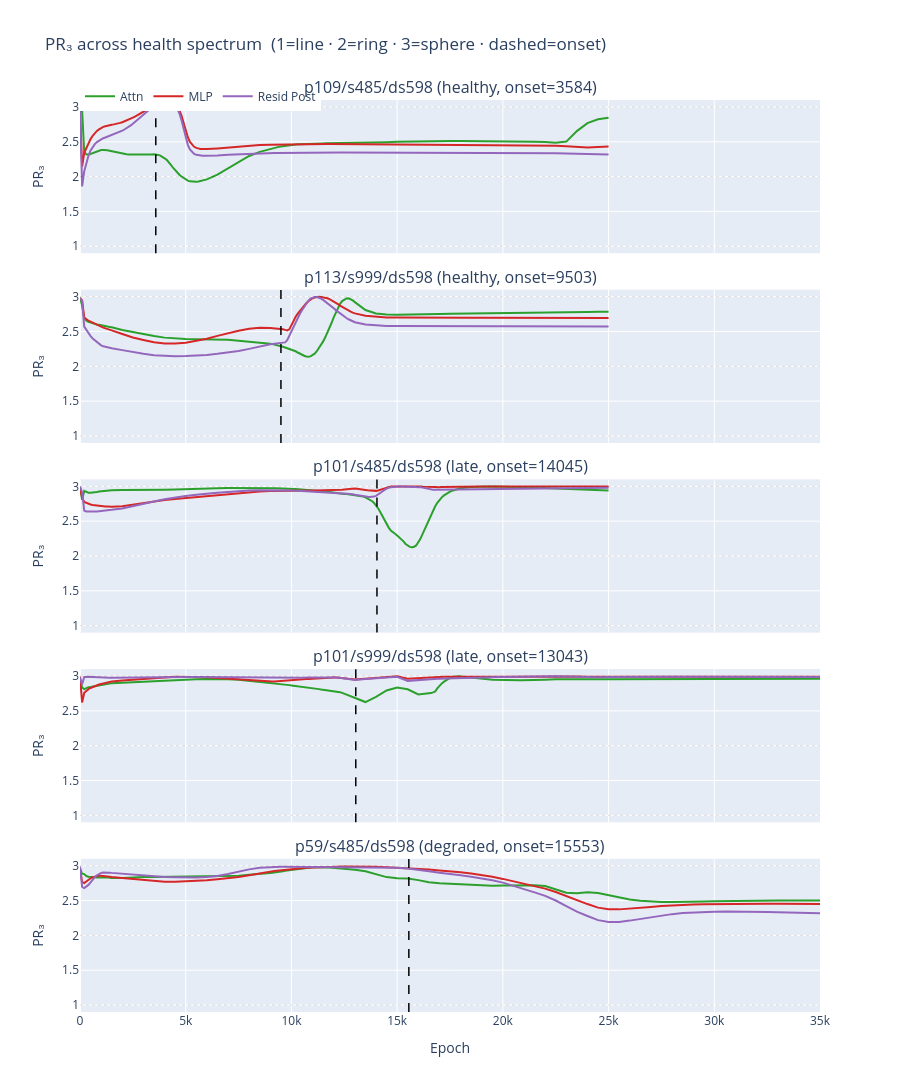

The notebook cell saved with this chart:
### Markdown cell above
## Cell 3: Cross-Variant PR₃ Timeseries

One row per variant, all sites overlaid. Shows whether PR₃ behavior is shared across
the health spectrum or specific to individual models.

Reference lines at 1, 2, 3 on each row.

### Code cell
n = len(VARIANTS)
fig = make_subplots(rows=n, cols=1, shared_xaxes=True, vertical_spacing=0.04,
                    subplot_titles=[
                        f"{v['label']} ({v['health']}, onset={v['onset']})"
                        for v in VARIANTS
                    ])

for row_idx, v in enumerate(VARIANTS, 1):
    epochs = repr_data[v['label']]['epochs'].tolist()
    m      = dim_metrics[v['label']]

    for site in SITES:
        color = SITE_COLORS[site]
        pr3   = m[site]['pr3'].tolist()
        fig.add_trace(go.Scatter(
            x=epochs, y=pr3,
            mode='lines', name=SITE_LABELS[site],
            legendgroup=site, showlegend=(row_idx == 1),
            line=dict(color=color, width=2),
            hovertemplate=f"{SITE_LABELS[site]}<br>Epoch %{{x}}<br>PR₃: %{{y:.3f}}<extra></extra>",
        ), row=row_idx, col=1)

    for y_val in [1.0, 2.0, 3.0]:
        fig.add_hline(y=y_val, row=row_idx, col=1,
                      line=dict(color='rgba(0,0,0,0.12)', dash='dot', width=1))

    if v['onset'] > 0:
        fig.add_vline(x=v['onset'], row=row_idx, col=1,
                      line=dict(color='black', dash='dash', width=1.5))

    fig.update_yaxes(title_text='PR₃', range=[0.9, 3.1], row=row_idx, col=1)

fig.update_xaxes(title_text='Epoch', row=n, col=1)
fig.update_layout(
    title='PR₃ across health spectrum  (1=line · 2=ring · 3=sphere · dashed=onset)',
    height=230 * n, legend=dict(orientation='h', y=1.02),
)
fig.show()

### Figure 1 — Plotly figure (JSON) as saved in the notebook; plotly's stock layout.template omitted (floating-point values rounded to 4 significant figures; data arrays with more than 128 entries replaced by an {"elided": "..."} marker saying what was removed)
{"data": [{"hovertemplate": "Attn<br>Epoch %{x}<br>PR₃: %{y:.3f}<extra></extra>", "legendgroup": "attn_out", "line": {"color": "#2ca02c", "width": 2}, "mode": "lines", "name": "Attn", "showlegend": true, "type": "scatter", "x": {"elided": "131 int values"}, "xaxis": "x", "y": {"elided": "131 float values"}, "yaxis": "y"}, {"hovertemplate": "MLP<br>Epoch %{x}<br>PR₃: %{y:.3f}<extra></extra>", "legendgroup": "mlp_out", "line": {"color": "#d62728", "width": 2}, "mode": "lines", "name": "MLP", "showlegend": true, "type": "scatter", "x": {"elided": "131 int values"}, "xaxis": "x", "y": {"elided": "131 float values"}, "yaxis": "y"}, {"hovertemplate": "Resid Post<br>Epoch %{x}<br>PR₃: %{y:.3f}<extra></extra>", "legendgroup": "resid_post", "line": {"color": "#9467bd", "width": 2}, "mode": "lines", "name": "Resid Post", "showlegend": true, "type": "scatter", "x": {"elided": "131 int values"}, "xaxis": "x", "y": {"elided": "131 float values"}, "yaxis": "y"}, {"hovertemplate": "Attn<br>Epoch %{x}<br>PR₃: %{y:.3f}<extra></extra>", "legendgroup": "attn_out", "line": {"color": "#2ca02c", "width": 2}, "mode": "lines", "name": "Attn", "showlegend": false, "type": "scatter", "x": [0, 100, 200, 300, 400, 500, 600, 700, 800, 900, 1000, 1100, 1200, 1300, 1400, 1500, 2000, 2500, 3000, 3500, 4000, 4500, 5000, 5500, 6000, 6500, 7000, 7500, 8000, 8500, 9000, 9100, 9200, 9300, 9400, 9500, 9600, 9700, 9800, 9900, 10000, 10100, 10200, 10300, 10400, 10500, 10600, 10700, 10800, 10900, 11000, 11100, 11200, 11300, 11400, 11500, 11600, 11700, 11800, 11900, 12000, 12100, 12200, 12300, 12400, 12500, 12600, 12700, 12800, 12900, 13000, 13500, 14000, 14500, 15000, 15500, 16000, 16500, 17000, 17500, 18000, 18500, 19000, 19500, 20000, 20500, 21000, 21500, 22000, 22500, 23000, 23500, 24000, 24500, 24999], "xaxis": "x2", "y": [2.987, 2.873, 2.691, 2.656, 2.637, 2.626, 2.616, 2.608, 2.6, 2.596, 2.588, 2.579, 2.574, 2.571, 2.566, 2.56, 2.521, 2.49, 2.462, 2.434, 2.412, 2.397, 2.391, 2.387, 2.386, 2.386, 2.38, 2.368, 2.356, 2.345, 2.325, 2.319, 2.313, 2.304, 2.296, 2.289, 2.28, 2.27, 2.26, 2.251, 2.241, 2.23, 2.216, 2.198, 2.179, 2.164, 2.152, 2.141, 2.137, 2.143, 2.158, 2.182, 2.216, 2.258, 2.305, 2.357, 2.416, 2.481, 2.551, 2.625, 2.702, 2.776, 2.842, 2.897, 2.937, 2.962, 2.975, 2.975, 2.965, 2.946, 2.921, 2.808, 2.758, 2.742, 2.74, 2.741, 2.744, 2.748, 2.752, 2.755, 2.758, 2.76, 2.764, 2.766, 2.769, 2.77, 2.773, 2.774, 2.776, 2.777, 2.779, 2.78, 2.781, 2.782, 2.783], "yaxis": "y2"}, {"hovertemplate": "MLP<br>Epoch %{x}<br>PR₃: %{y:.3f}<extra></extra>", "legendgroup": "mlp_out", "line": {"color": "#d62728", "width": 2}, "mode": "lines", "name": "MLP", "showlegend": false, "type": "scatter", "x": [0, 100, 200, 300, 400, 500, 600, 700, 800, 900, 1000, 1100, 1200, 1300, 1400, 1500, 2000, 2500, 3000, 3500, 4000, 4500, 5000, 5500, 6000, 6500, 7000, 7500, 8000, 8500, 9000, 9100, 9200, 9300, 9400, 9500, 9600, 9700, 9800, 9900, 10000, 10100, 10200, 10300, 10400, 10500, 10600, 10700, 10800, 10900, 11000, 11100, 11200, 11300, 11400, 11500, 11600, 11700, 11800, 11900, 12000, 12100, 12200, 12300, 12400, 12500, 12600, 12700, 12800, 12900, 13000, 13500, 14000, 14500, 15000, 15500, 16000, 16500, 17000, 17500, 18000, 18500, 19000, 19500, 20000, 20500, 21000, 21500, 22000, 22500, 23000, 23500, 24000, 24500, 24999], "xaxis": "x2", "y": [2.98, 2.945, 2.702, 2.674, 2.654, 2.641, 2.628, 2.618, 2.604, 2.589, 2.57, 2.556, 2.544, 2.534, 2.525, 2.516, 2.464, 2.415, 2.379, 2.346, 2.328, 2.328, 2.338, 2.363, 2.396, 2.437, 2.476, 2.512, 2.539, 2.555, 2.551, 2.549, 2.547, 2.545, 2.543, 2.539, 2.533, 2.523, 2.514, 2.53, 2.596, 2.659, 2.712, 2.757, 2.798, 2.836, 2.873, 2.906, 2.935, 2.96, 2.977, 2.988, 2.995, 2.997, 2.996, 2.993, 2.986, 2.977, 2.964, 2.948, 2.931, 2.911, 2.891, 2.872, 2.852, 2.833, 2.815, 2.799, 2.784, 2.771, 2.76, 2.725, 2.71, 2.702, 2.699, 2.697, 2.697, 2.697, 2.697, 2.697, 2.697, 2.697, 2.697, 2.697, 2.696, 2.696, 2.696, 2.696, 2.696, 2.696, 2.696, 2.696, 2.696, 2.695, 2.695], "yaxis": "y2"}, {"hovertemplate": "Resid Post<br>Epoch %{x}<br>PR₃: %{y:.3f}<extra></extra>", "legendgroup": "resid_post", "line": {"color": "#9467bd", "width": 2}, "mode": "lines", "name": "Resid Post", "showlegend": false, "type": "scatter", "x": [0, 100, 200, 300, 400, 500, 600, 700, 800, 900, 1000, 1100, 1200, 1300, 1400, 1500, 2000, 2500, 3000, 3500, 4000, 4500, 5000, 5500, 6000, 6500, 7000, 7500, 8000, 8500, 9000, 9100, 9200, 9300, 9400, 9500, 9600, 9700, 9800, 9900, 10000, 10100, 10200, 10300, 10400, 10500, 10600, 10700, 10800, 10900, 11000, 11100, 11200, 11300, 11400, 11500, 11600, 11700, 11800, 11900, 12000, 12100, 12200, 12300, 12400, 12500, 12600, 12700, 12800, 12900, 13000, 13500, 14000, 14500, 15000, 15500, 16000, 16500, 17000, 17500, 18000, 18500, 19000, 19500, 20000, 20500, 21000, 21500, 22000, 22500, 23000, 23500, 24000, 24500, 24999], "xaxis": "x2", "y": [2.974, 2.936, 2.57, 2.518, 2.472, 2.434, 2.4, 2.372, 2.345, 2.322, 2.302, 2.287, 2.278, 2.272, 2.266, 2.261, 2.232, 2.203, 2.18, 2.16, 2.149, 2.145, 2.147, 2.153, 2.164, 2.179, 2.195, 2.219, 2.251, 2.288, 2.317, 2.321, 2.325, 2.33, 2.333, 2.337, 2.34, 2.344, 2.374, 2.438, 2.51, 2.582, 2.646, 2.703, 2.755, 2.806, 2.855, 2.901, 2.941, 2.971, 2.989, 2.996, 2.994, 2.986, 2.972, 2.954, 2.932, 2.908, 2.883, 2.858, 2.832, 2.807, 2.781, 2.757, 2.734, 2.713, 2.693, 2.675, 2.659, 2.645, 2.633, 2.599, 2.586, 2.579, 2.577, 2.576, 2.576, 2.576, 2.576, 2.576, 2.576, 2.575, 2.575, 2.575, 2.575, 2.574, 2.574, 2.574, 2.574, 2.574, 2.574, 2.573, 2.573, 2.573, 2.572], "yaxis": "y2"}, {"hovertemplate": "Attn<br>Epoch %{x}<br>PR₃: %{y:.3f}<extra></extra>", "legendgroup": "attn_out", "line": {"color": "#2ca02c", "width": 2}, "mode": "lines", "name": "Attn", "showlegend": false, "type": "scatter", "x": {"elided": "135 int values"}, "xaxis": "x3", "y": {"elided": "135 float values"}, "yaxis": "y3"}, {"hovertemplate": "MLP<br>Epoch %{x}<br>PR₃: %{y:.3f}<extra></extra>", "legendgroup": "mlp_out", "line": {"color": "#d62728", "width": 2}, "mode": "lines", "name": "MLP", "showlegend": false, "type": "scatter", "x": {"elided": "135 int values"}, "xaxis": "x3", "y": {"elided": "135 float values"}, "yaxis": "y3"}, {"hovertemplate": "Resid Post<br>Epoch %{x}<br>PR₃: %{y:.3f}<extra></extra>", "legendgroup": "resid_post", "line": {"color": "#9467bd", "width": 2}, "mode": "lines", "name": "Resid Post", "showlegend": false, "type": "scatter", "x": {"elided": "135 int values"}, "xaxis": "x3", "y": {"elided": "135 float values"}, "yaxis": "y3"}, {"hovertemplate": "Attn<br>Epoch %{x}<br>PR₃: %{y:.3f}<extra></extra>", "legendgroup": "attn_out", "line": {"color": "#2ca02c", "width": 2}, "mode": "lines", "name": "Attn", "showlegend": false, "type": "scatter", "x": {"elided": "184 int values"}, "xaxis": "x4", "y": {"elided": "184 float values"}, "yaxis": "y4"}, {"hovertemplate": "MLP<br>Epoch %{x}<br>PR₃: %{y:.3f}<extra></extra>", "legendgroup": "mlp_out", "line": {"color": "#d62728", "width": 2}, "mode": "lines", "name": "MLP", "showlegend": false, "type": "scatter", "x": {"elided": "184 int values"}, "xaxis": "x4", "y": {"elided": "184 float values"}, "yaxis": "y4"}, {"hovertemplate": "Resid Post<br>Epoch %{x}<br>PR₃: %{y:.3f}<extra></extra>", "legendgroup": "resid_post", "line": {"color": "#9467bd", "width": 2}, "mode": "lines", "name": "Resid Post", "showlegend": false, "type": "scatter", "x": {"elided": "184 int values"}, "xaxis": "x4", "y": {"elided": "184 float values"}, "yaxis": "y4"}, {"hovertemplate": "Attn<br>Epoch %{x}<br>PR₃: %{y:.3f}<extra></extra>", "legendgroup": "attn_out", "line": {"color": "#2ca02c", "width": 2}, "mode": "lines", "name": "Attn", "showlegend": false, "type": "scatter", "x": [0, 100, 200, 300, 400, 500, 600, 700, 800, 900, 1000, 1100, 1200, 1300, 1400, 1500, 2000, 2500, 3000, 3500, 4000, 4500, 5000, 5500, 6000, 6500, 7000, 7500, 8000, 8500, 9000, 9100, 9200, 9300, 9400, 9500, 9600, 9700, 9800, 9900, 10000, 10100, 10200, 10300, 10400, 10500, 10600, 10700, 10800, 10900, 11000, 11100, 11200, 11300, 11400, 11500, 11600, 11700, 11800, 11900, 12000, 12100, 12200, 12300, 12400, 12500, 12600, 12700, 12800, 12900, 13000, 13500, 14000, 14500, 15000, 15500, 16000, 16500, 17000, 17500, 18000, 18500, 19000, 19500, 20000, 20500, 21000, 21500, 22000, 22500, 23000, 23500, 24000, 24500, 24999, 25000, 25500, 26000, 26500, 27000, 27500, 28000, 28500, 29000, 29500, 30000, 30500, 31000, 31500, 32000, 32500, 33000, 33500, 34000, 34500, 34999], "xaxis": "x5", "y": [2.959, 2.886, 2.881, 2.853, 2.844, 2.838, 2.833, 2.834, 2.833, 2.835, 2.838, 2.839, 2.837, 2.834, 2.828, 2.824, 2.825, 2.836, 2.839, 2.84, 2.841, 2.843, 2.844, 2.846, 2.852, 2.85, 2.85, 2.856, 2.869, 2.877, 2.894, 2.901, 2.903, 2.907, 2.914, 2.917, 2.921, 2.929, 2.933, 2.938, 2.945, 2.95, 2.956, 2.96, 2.963, 2.965, 2.969, 2.973, 2.975, 2.977, 2.979, 2.98, 2.98, 2.98, 2.98, 2.98, 2.979, 2.977, 2.974, 2.972, 2.97, 2.967, 2.964, 2.962, 2.96, 2.957, 2.954, 2.951, 2.948, 2.945, 2.942, 2.92, 2.882, 2.837, 2.822, 2.817, 2.794, 2.763, 2.748, 2.741, 2.728, 2.718, 2.708, 2.711, 2.716, 2.716, 2.721, 2.721, 2.709, 2.66, 2.612, 2.605, 2.618, 2.609, 2.58, 2.58, 2.541, 2.516, 2.498, 2.487, 2.481, 2.48, 2.479, 2.481, 2.485, 2.489, 2.492, 2.495, 2.498, 2.5, 2.501, 2.503, 2.503, 2.502, 2.502, 2.502], "yaxis": "y5"}, {"hovertemplate": "MLP<br>Epoch %{x}<br>PR₃: %{y:.3f}<extra></extra>", "legendgroup": "mlp_out", "line": {"color": "#d62728", "width": 2}, "mode": "lines", "name": "MLP", "showlegend": false, "type": "scatter", "x": [0, 100, 200, 300, 400, 500, 600, 700, 800, 900, 1000, 1100, 1200, 1300, 1400, 1500, 2000, 2500, 3000, 3500, 4000, 4500, 5000, 5500, 6000, 6500, 7000, 7500, 8000, 8500, 9000, 9100, 9200, 9300, 9400, 9500, 9600, 9700, 9800, 9900, 10000, 10100, 10200, 10300, 10400, 10500, 10600, 10700, 10800, 10900, 11000, 11100, 11200, 11300, 11400, 11500, 11600, 11700, 11800, 11900, 12000, 12100, 12200, 12300, 12400, 12500, 12600, 12700, 12800, 12900, 13000, 13500, 14000, 14500, 15000, 15500, 16000, 16500, 17000, 17500, 18000, 18500, 19000, 19500, 20000, 20500, 21000, 21500, 22000, 22500, 23000, 23500, 24000, 24500, 24999, 25000, 25500, 26000, 26500, 27000, 27500, 28000, 28500, 29000, 29500, 30000, 30500, 31000, 31500, 32000, 32500, 33000, 33500, 34000, 34500, 34999], "xaxis": "x5", "y": [2.968, 2.764, 2.752, 2.777, 2.802, 2.821, 2.835, 2.845, 2.852, 2.856, 2.858, 2.856, 2.852, 2.846, 2.842, 2.837, 2.822, 2.809, 2.792, 2.774, 2.769, 2.769, 2.776, 2.78, 2.793, 2.806, 2.821, 2.837, 2.865, 2.894, 2.915, 2.92, 2.924, 2.927, 2.931, 2.935, 2.939, 2.942, 2.945, 2.947, 2.95, 2.953, 2.956, 2.96, 2.963, 2.965, 2.968, 2.97, 2.971, 2.973, 2.975, 2.977, 2.978, 2.98, 2.981, 2.982, 2.983, 2.984, 2.985, 2.986, 2.986, 2.987, 2.988, 2.988, 2.989, 2.989, 2.989, 2.989, 2.989, 2.989, 2.988, 2.988, 2.987, 2.98, 2.973, 2.968, 2.959, 2.945, 2.932, 2.923, 2.907, 2.888, 2.867, 2.841, 2.811, 2.777, 2.74, 2.708, 2.672, 2.623, 2.562, 2.5, 2.45, 2.399, 2.375, 2.375, 2.374, 2.382, 2.394, 2.409, 2.421, 2.431, 2.439, 2.443, 2.447, 2.45, 2.453, 2.454, 2.455, 2.456, 2.456, 2.455, 2.454, 2.453, 2.452, 2.451], "yaxis": "y5"}, {"hovertemplate": "Resid Post<br>Epoch %{x}<br>PR₃: %{y:.3f}<extra></extra>", "legendgroup": "resid_post", "line": {"color": "#9467bd", "width": 2}, "mode": "lines", "name": "Resid Post", "showlegend": false, "type": "scatter", "x": [0, 100, 200, 300, 400, 500, 600, 700, 800, 900, 1000, 1100, 1200, 1300, 1400, 1500, 2000, 2500, 3000, 3500, 4000, 4500, 5000, 5500, 6000, 6500, 7000, 7500, 8000, 8500, 9000, 9100, 9200, 9300, 9400, 9500, 9600, 9700, 9800, 9900, 10000, 10100, 10200, 10300, 10400, 10500, 10600, 10700, 10800, 10900, 11000, 11100, 11200, 11300, 11400, 11500, 11600, 11700, 11800, 11900, 12000, 12100, 12200, 12300, 12400, 12500, 12600, 12700, 12800, 12900, 13000, 13500, 14000, 14500, 15000, 15500, 16000, 16500, 17000, 17500, 18000, 18500, 19000, 19500, 20000, 20500, 21000, 21500, 22000, 22500, 23000, 23500, 24000, 24500, 24999, 25000, 25500, 26000, 26500, 27000, 27500, 28000, 28500, 29000, 29500, 30000, 30500, 31000, 31500, 32000, 32500, 33000, 33500, 34000, 34500, 34999], "xaxis": "x5", "y": [2.989, 2.697, 2.68, 2.697, 2.725, 2.76, 2.802, 2.837, 2.864, 2.885, 2.898, 2.904, 2.906, 2.904, 2.901, 2.898, 2.884, 2.869, 2.855, 2.843, 2.838, 2.835, 2.833, 2.83, 2.84, 2.855, 2.881, 2.915, 2.948, 2.971, 2.983, 2.984, 2.984, 2.985, 2.985, 2.985, 2.985, 2.985, 2.985, 2.984, 2.984, 2.984, 2.984, 2.983, 2.982, 2.982, 2.982, 2.982, 2.982, 2.982, 2.982, 2.982, 2.982, 2.982, 2.982, 2.982, 2.983, 2.983, 2.982, 2.982, 2.982, 2.982, 2.981, 2.981, 2.98, 2.98, 2.979, 2.979, 2.979, 2.979, 2.979, 2.979, 2.978, 2.976, 2.971, 2.96, 2.943, 2.92, 2.899, 2.883, 2.864, 2.841, 2.819, 2.791, 2.758, 2.714, 2.663, 2.618, 2.568, 2.501, 2.42, 2.34, 2.278, 2.219, 2.192, 2.192, 2.193, 2.212, 2.237, 2.264, 2.287, 2.305, 2.32, 2.329, 2.336, 2.34, 2.343, 2.343, 2.342, 2.34, 2.337, 2.333, 2.328, 2.324, 2.32, 2.317], "yaxis": "y5"}], "layout": {"annotations": [{"font": {"size": 16}, "showarrow": false, "text": "p109/s485/ds598 (healthy, onset=3584)", "x": 0.5, "xanchor": "center", "xref": "paper", "y": 1, "yanchor": "bottom", "yref": "paper"}, {"font": {"size": 16}, "showarrow": false, "text": "p113/s999/ds598 (healthy, onset=9503)", "x": 0.5, "xanchor": "center", "xref": "paper", "y": 0.792, "yanchor": "bottom", "yref": "paper"}, {"font": {"size": 16}, "showarrow": false, "text": "p101/s485/ds598 (late, onset=14045)", "x": 0.5, "xanchor": "center", "xref": "paper", "y": 0.584, "yanchor": "bottom", "yref": "paper"}, {"font": {"size": 16}, "showarrow": false, "text": "p101/s999/ds598 (late, onset=13043)", "x": 0.5, "xanchor": "center", "xref": "paper", "y": 0.376, "yanchor": "bottom", "yref": "paper"}, {"font": {"size": 16}, "showarrow": false, "text": "p59/s485/ds598 (degraded, onset=15553)", "x": 0.5, "xanchor": "center", "xref": "paper", "y": 0.168, "yanchor": "bottom", "yref": "paper"}], "height": 1150, "legend": {"orientation": "h", "y": 1.02}, "shapes": [{"line": {"color": "rgba(0,0,0,0.12)", "dash": "dot", "width": 1}, "type": "line", "x0": 0, "x1": 1, "xref": "x domain", "y0": 1, "y1": 1, "yref": "y"}, {"line": {"color": "rgba(0,0,0,0.12)", "dash": "dot", "width": 1}, "type": "line", "x0": 0, "x1": 1, "xref": "x domain", "y0": 2, "y1": 2, "yref": "y"}, {"line": {"color": "rgba(0,0,0,0.12)", "dash": "dot", "width": 1}, "type": "line", "x0": 0, "x1": 1, "xref": "x domain", "y0": 3, "y1": 3, "yref": "y"}, {"line": {"color": "black", "dash": "dash", "width": 1.5}, "type": "line", "x0": 3584, "x1": 3584, "xref": "x", "y0": 0, "y1": 1, "yref": "y domain"}, {"line": {"color": "rgba(0,0,0,0.12)", "dash": "dot", "width": 1}, "type": "line", "x0": 0, "x1": 1, "xref": "x2 domain", "y0": 1, "y1": 1, "yref": "y2"}, {"line": {"color": "rgba(0,0,0,0.12)", "dash": "dot", "width": 1}, "type": "line", "x0": 0, "x1": 1, "xref": "x2 domain", "y0": 2, "y1": 2, "yref": "y2"}, {"line": {"color": "rgba(0,0,0,0.12)", "dash": "dot", "width": 1}, "type": "line", "x0": 0, "x1": 1, "xref": "x2 domain", "y0": 3, "y1": 3, "yref": "y2"}, {"line": {"color": "black", "dash": "dash", "width": 1.5}, "type": "line", "x0": 9503, "x1": 9503, "xref": "x2", "y0": 0, "y1": 1, "yref": "y2 domain"}, {"line": {"color": "rgba(0,0,0,0.12)", "dash": "dot", "width": 1}, "type": "line", "x0": 0, "x1": 1, "xref": "x3 domain", "y0": 1, "y1": 1, "yref": "y3"}, {"line": {"color": "rgba(0,0,0,0.12)", "dash": "dot", "width": 1}, "type": "line", "x0": 0, "x1": 1, "xref": "x3 domain", "y0": 2, "y1": 2, "yref": "y3"}, {"line": {"color": "rgba(0,0,0,0.12)", "dash": "dot", "width": 1}, "type": "line", "x0": 0, "x1": 1, "xref": "x3 domain", "y0": 3, "y1": 3, "yref": "y3"}, {"line": {"color": "black", "dash": "dash", "width": 1.5}, "type": "line", "x0": 14045, "x1": 14045, "xref": "x3", "y0": 0, "y1": 1, "yref": "y3 domain"}, {"line": {"color": "rgba(0,0,0,0.12)", "dash": "dot", "width": 1}, "type": "line", "x0": 0, "x1": 1, "xref": "x4 domain", "y0": 1, "y1": 1, "yref": "y4"}, {"line": {"color": "rgba(0,0,0,0.12)", "dash": "dot", "width": 1}, "type": "line", "x0": 0, "x1": 1, "xref": "x4 domain", "y0": 2, "y1": 2, "yref": "y4"}, {"line": {"color": "rgba(0,0,0,0.12)", "dash": "dot", "width": 1}, "type": "line", "x0": 0, "x1": 1, "xref": "x4 domain", "y0": 3, "y1": 3, "yref": "y4"}, {"line": {"color": "black", "dash": "dash", "width": 1.5}, "type": "line", "x0": 13043, "x1": 13043, "xref": "x4", "y0": 0, "y1": 1, "yref": "y4 domain"}, {"line": {"color": "rgba(0,0,0,0.12)", "dash": "dot", "width": 1}, "type": "line", "x0": 0, "x1": 1, "xref": "x5 domain", "y0": 1, "y1": 1, "yref": "y5"}, {"line": {"color": "rgba(0,0,0,0.12)", "dash": "dot", "width": 1}, "type": "line", "x0": 0, "x1": 1, "xref": "x5 domain", "y0": 2, "y1": 2, "yref": "y5"}, {"line": {"color": "rgba(0,0,0,0.12)", "dash": "dot", "width": 1}, "type": "line", "x0": 0, "x1": 1, "xref": "x5 domain", "y0": 3, "y1": 3, "yref": "y5"}, {"line": {"color": "black", "dash": "dash", "width": 1.5}, "type": "line", "x0": 15553, "x1": 15553, "xref": "x5", "y0": 0, "y1": 1, "yref": "y5 domain"}], "title": {"text": "PR₃ across health spectrum  (1=line · 2=ring · 3=sphere · dashed=onset)"}, "xaxis": {"anchor": "y", "domain": [0, 1], "matches": "x5", "showticklabels": false}, "xaxis2": {"anchor": "y2", "domain": [0, 1], "matches": "x5", "showticklabels": false}, "xaxis3": {"anchor": "y3", "domain": [0, 1], "matches": "x5", "showticklabels": false}, "xaxis4": {"anchor": "y4", "domain": [0, 1], "matches": "x5", "showticklabels": false}, "xaxis5": {"anchor": "y5", "domain": [0, 1], "title": {"text": "Epoch"}}, "yaxis": {"anchor": "x", "domain": [0.832, 1], "range": [0.9, 3.1], "title": {"text": "PR₃"}}, "yaxis2": {"anchor": "x2", "domain": [0.624, 0.792], "range": [0.9, 3.1], "title": {"text": "PR₃"}}, "yaxis3": {"anchor": "x3", "domain": [0.416, 0.584], "range": [0.9, 3.1], "title": {"text": "PR₃"}}, "yaxis4": {"anchor": "x4", "domain": [0.208, 0.376], "range": [0.9, 3.1], "title": {"text": "PR₃"}}, "yaxis5": {"anchor": "x5", "domain": [0, 0.168], "range": [0.9, 3.1], "title": {"text": "PR₃"}}}}
